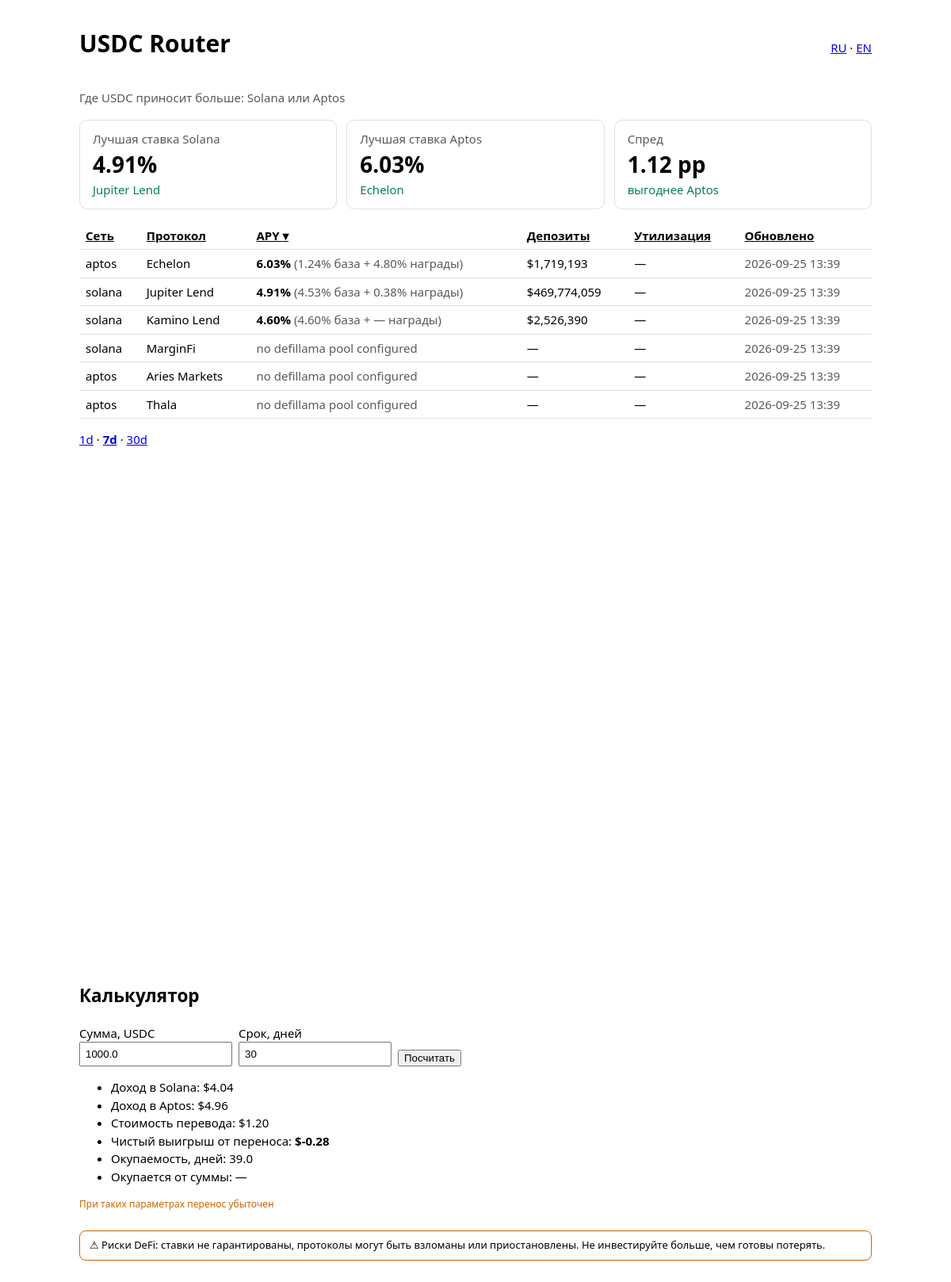
The page / on the database its author committed.
### app/models.py (models this page shows)
class Protocol(Base):
    __tablename__ = "protocols"
    id: Mapped[int] = mapped_column(primary_key=True)
    slug: Mapped[str] = mapped_column(String(64), unique=True)
    network: Mapped[Network] = mapped_column(Enum(Network))
    name: Mapped[str] = mapped_column(String(64))
    addresses: Mapped[dict] = mapped_column(JSON, default=dict)
    is_active: Mapped[bool] = mapped_column(Boolean, default=True)

class RateSnapshot(Base):
    __tablename__ = "rate_snapshots"
    id: Mapped[int] = mapped_column(primary_key=True)
    protocol_id: Mapped[int] = mapped_column(ForeignKey("protocols.id"), index=True)
    ts: Mapped[datetime] = mapped_column(DateTime(timezone=True), default=utcnow, index=True)
    apy_base: Mapped[float | None] = mapped_column(Float)
    apy_rewards: Mapped[float | None] = mapped_column(Float)
    tvl: Mapped[float | None] = mapped_column(Float)
    utilization: Mapped[float | None] = mapped_column(Float)
    available_liquidity: Mapped[float | None] = mapped_column(Float)
    source: Mapped[str] = mapped_column(String(16), default="defillama")  # onchain | defillama
    flagged: Mapped[bool] = mapped_column(Boolean, default=False)  # «данные под вопросом»
    diverged: Mapped[bool] = mapped_column(Boolean, default=False)  # замер расходится с резервом
    error: Mapped[str | None] = mapped_column(String(256))  # нет данных — не выдумываем

### app/api/dashboard.py (the view)
@router.get("/", response_class=HTMLResponse)
async def index(
    request: Request,
    session: AsyncSession = Depends(get_session),
    lang: str | None = None,
    sort: str = "apy",
    range: str = Query("7d"),
    amount: float = Query(1000, gt=0, le=1e9),
    days: int = Query(30, ge=1, le=3650),
):
    lang = pick_lang(lang, request.headers.get("accept-language"))
    sort = sort if sort in SORTS else "apy"
    range_ = range if range in RANGES else "7d"
    rows = sorted(await rates.latest_rows(session), key=_sort_key(sort))
    summary = rates.summarize(rows)
    series = await rates.history(session, RANGES[range_])
    nonce = request.state.nonce
    charts = {
        "apy": apy_chart(series, translator(lang)("chart_apy"), nonce) if series else "",
        "spread": "",
    }
    sp = _spread_series(series)
    if sp:
        charts["spread"] = spread_chart(sp, translator(lang)("chart_spread"), nonce)
    calc = None
    if summary.best_solana and summary.best_aptos:
        calc = calculate(amount, days, summary.best_solana.apy or 0, summary.best_aptos.apy or 0)
    return templates.TemplateResponse(
        request,
        "index.html",
        {
            "t": translator(lang),
            "lang": lang,
            "rows": rows,
            "summary": summary,
            "charts": charts,
            "calc": calc,
            "amount": amount,
            "days": days,
            "sort": sort,
            "range": range_,
            "nonce": nonce,
        },
    )

### app/templates/index.html (shortened to what this page needs)
{% extends "base.html" %}
{% block content %}
{% macro pct(v) %}{% if v is none %}—{% else %}{{ '%.2f'|format(v) }}%{% endif %}{% endmacro %}
<div class="cards">
  <div class="card"><div class="muted">{{ t('best_solana') }}</div>
    <div class="v">{{ pct(summary.best_solana.apy) if summary.best_solana else t('no_data') }}</div>
    <div class="n">{{ summary.best_solana.name if summary.best_solana }}</div></div>
  <div class="card"><div class="muted">{{ t('best_aptos') }}</div>
    <div class="v">{{ pct(summary.best_aptos.apy) if summary.best_aptos else t('no_data') }}</div>
    <div class="n">{{ summary.best_aptos.name if summary.best_aptos }}</div></div>
  <div class="card"><div class="muted">{{ t('spread') }}</div>
    {% if summary.spread is not none %}
    <div class="v">{{ '%.2f'|format(summary.spread|abs) }} pp</div>
    <div class="n">{{ t('direction_to_aptos') if summary.spread > 0 else t('direction_to_solana') }}</div>
    {% else %}<div class="v">—</div>{% endif %}</div>
</div>
{% macro th(col, label) %}<th><a href="?sort={{ col }}&range={{ range }}&lang={{ lang }}">{{ label }}{{ ' ▾' if sort == col }}</a></th>{% endmacro %}
<div class="tablewrap"><table>
  <tr>{{ th('network', t('network')) }}{{ th('name', t('protocol')) }}{{ th('apy', t('apy')) }}
      {{ th('tvl', t('tvl')) }}{{ th('utilization', t('utilization')) }}{{ th('ts', t('updated')) }}</tr>
  {% for r in rows %}
  <tr>
    <td>{{ r.network }}</td><td>{{ r.name }}</td>
    <td>{% if r.apy is none %}<span class="muted">{{ r.error or t('no_data') }}</span>{% else %}
      <b>{{ pct(r.apy) }}</b> <span class="muted">({{ pct(r.apy_base) }} {{ t('apy_base') }} + {{ pct(r.apy_rewards) }} {{ t('apy_rewards') }})</span>
      {% if r.flagged %}<div class="warn">⚠ {{ t('questionable') }}</div>{% endif %}{% endif %}</td>
    <td>{% if r.tvl is not none %}${{ '{:,.0f}'.format(r.tvl) }}{% else %}—{% endif %}</td>
    <td>{% if r.utilization is not none %}{{ '%.0f'|format(r.utilization*100) }}%{% else %}—{% endif %}</td>
    <td class="muted">{{ r.ts.strftime('%Y-%m-%d %H:%M') if r.ts else '—' }}</td>
  </tr>
  {% endfor %}
</table></div>
<p>
  {% for k in ['1d','7d','30d'] %}
    <a href="?range={{ k }}&sort={{ sort }}&lang={{ lang }}">{{ '<b>'|safe + k + '</b>'|safe if k == range else k }}</a>{{ ' · ' if not loop.last }}
  {% endfor %}
</p>
{% if charts.apy %}<script nonce="{{ nonce }}" src="/static/plotly.min.js"></script>{{ charts.apy|safe }}{% endif %}
{% if charts.spread %}{{ charts.spread|safe }}{% endif %}
<h2>{{ t('calculator') }}</h2>
<form class="inline" method="get">
  <label>{{ t('amount') }}<br><input name="amount" type="number" step="any" min="1" value="{{ amount }}"></label>
  <label>{{ t('days') }}<br><input name="days" type="number" min="1" value="{{ days }}"></label>
  <button>{{ t('calc') }}</button>
</form>
{% if calc %}
<ul>
  <li>{{ t('income_solana') }}: ${{ '%.2f'|format(calc.income_solana) }}</li>
  <li>{{ t('income_aptos') }}: ${{ '%.2f'|format(calc.income_aptos) }}</li>
  <li>{{ t('transfer_cost') }}: ${{ '%.2f'|format(calc.transfer_cost) }}</li>
  <li>{{ t('gain') }}: <b>${{ '%.2f'|format(calc.gain) }}</b></li>
  <li>{{ t('breakeven_days') }}: {{ '%.1f'|format(calc.breakeven_days) if calc.breakeven_days is not none else '—' }}</li>
  <li>{{ t('breakeven_amount') }}: {{ '$%.0f'|format(calc.breakeven_amount) if calc.breakeven_amount is not none else '—' }}</li>
</ul>
{% if not calc.profitable %}<p class="warn">{{ t('not_worth') }}</p>{% endif %}
{% endif %}
{% endblock %}

### app/templates/base.html (shortened to what this page needs)
<!doctype html>
<html lang="{{ lang }}">
<head>
</head>
<body>
  <header>
    <h1>{{ t('title') }}</h1>
    <nav><a href="?lang=ru">RU</a> · <a href="?lang=en">EN</a></nav>
  </header>
  <p class="muted">{{ t('tagline') }}</p>
  {% block content %}{% endblock %}
  <p class="risk">⚠ {{ t('risk') }}</p>
</body>
</html>

### app/templates/base.html (style rules this page uses)
:root { color-scheme: light dark; --b:#8884; --acc:#0a7d5a; }
body { font: 15px/1.5 system-ui, sans-serif; margin: 0 auto; max-width: 1000px; padding: 12px 16px; }
header { display:flex; justify-content:space-between; align-items:baseline; flex-wrap:wrap; gap:8px; }
.cards { display:grid; grid-template-columns:repeat(auto-fit,minmax(220px,1fr)); gap:12px; margin:16px 0; }
.card { border:1px solid var(--b); border-radius:10px; padding:12px 16px; }
.card .v { font-size:28px; font-weight:700; }
.card .n { color:var(--acc); }
.tablewrap { overflow-x:auto; }
table { border-collapse:collapse; width:100%; min-width:560px; }
th,td { text-align:left; padding:6px 8px; border-bottom:1px solid var(--b); }
th a { color:inherit; }
.warn { color:#c60; font-size:12px; }
.muted { opacity:.65; }
.risk { border:1px solid #c60; border-radius:8px; padding:8px 12px; margin:24px 0; font-size:13px; }
form.inline { display:flex; flex-wrap:wrap; gap:8px; align-items:end; }
input { padding:6px; }

### rows shown on the page
Protocol: best_solana "Jupiter Lend", name "Jupiter Lend"
Protocol: best_aptos "Echelon", name "Echelon"
RateSnapshot: apy_base "1.24 4.80", tvl "1,719,193", ts "2026-09-25 13:39"
RateSnapshot: apy_base "4.53 0.38", tvl "469,774,059", ts "2026-09-25 13:39"
Protocol: name "Kamino Lend"
RateSnapshot: apy_base "4.60", tvl "2,526,390", ts "2026-09-25 13:39"
Protocol: name "MarginFi"
RateSnapshot: error "no defillama pool configured", ts "2026-09-25 13:39"
Protocol: name "Aries Markets"
RateSnapshot: error "no defillama pool configured", ts "2026-09-25 13:39"
Protocol: name "Thala"
RateSnapshot: error "no defillama pool configured", ts "2026-09-25 13:39"

### other values the page prints
{{ t('title') }} "USDC Router"
{{ t('tagline') }} "Где USDC приносит больше: Solana или Aptos"
{{ t('best_solana') }} "Лучшая ставка Solana"
{{ '%.2f'|format(v) }} "4.91 6.03" "6.03" "4.91" "4.60"
{{ t('best_aptos') }} "Лучшая ставка Aptos"
{{ t('spread') }} "Спред"
{{ '%.2f'|format(summary.spread|abs) }} "1.12"
{{ label }} "Сеть Протокол APY Депозиты Утилизация Обновлено"
{{ ' ▾' if sort == col }} "▾"
{{ r.network }} "aptos" "solana" "solana" "solana" "aptos" "aptos"
{{ t('apy_base') }} "база" "база" "база"
{{ t('apy_rewards') }} "награды" "награды" "награды"
{{ '<b>'|safe + k + '</b>'|safe if k == range else k }} "1d" "7d" "30d"
{{ ' · ' if not loop.last }} "·" "·"
{{ t('calculator') }} "Калькулятор"
